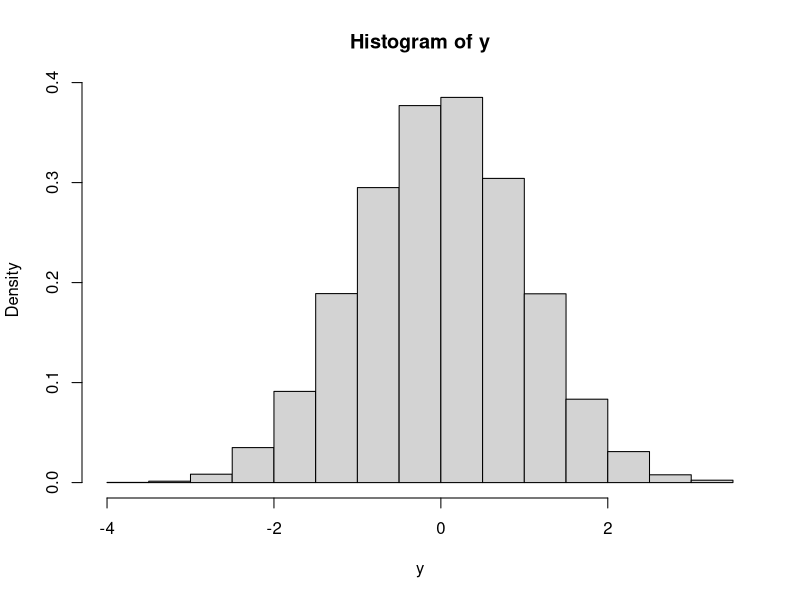
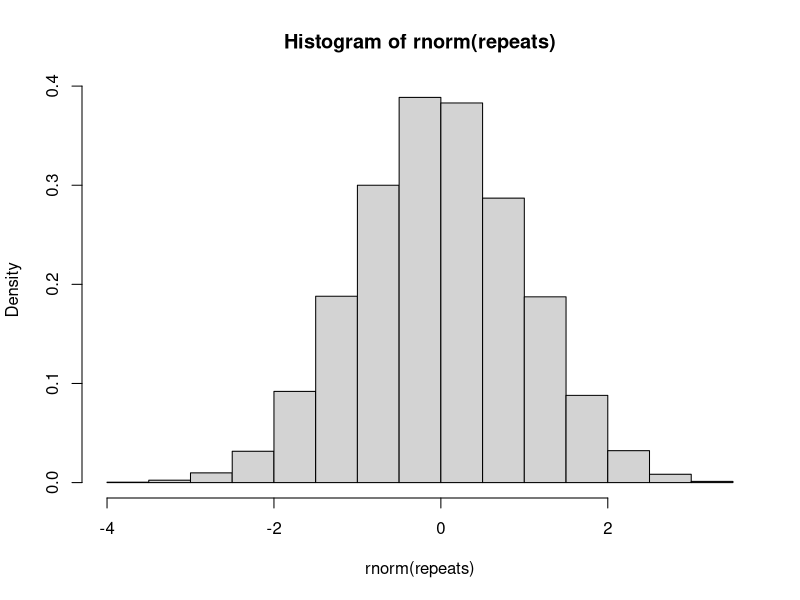

Recreate these plots in R, in order.
# ex 1

k = 3
repeats = 10000
p = 0.5

result_vec <- c()
for (i in 1:repeats ) {
  pos = 1
  while (TRUE) {
    if (pos == (k + 2) * 2 - 1) {
      result_vec[i] <- 0
      break
    }
    if (sample(c(0, 1), size = 1, replace = TRUE, prob = c(1 - p, p)) == 0) {
      if (pos >= k + 2) {
        result_vec[i] <- 1
      }
      else {
        result_vec[i] <- 0
      }
      break
    } else {
      pos <- pos + 1
    }
  }
}

sucs <- sum(result_vec)
print(paste("Simulated probability: ", sucs/repeats))

# ex 2
n = 10
repeats = 10000
v <- runif(n * repeats)
m <- matrix(v, n, repeats)
y <- colSums(m)
y <- y / c(n)
y <- y - c(0.5)
y <- y / c(sqrt((1/12)/n))
hist(y, probability = TRUE)
hist(rnorm(repeats), probability = TRUE)

# ex 4
TrafN = function(n)  {
  if (n > 6) return(0)
  repeats = 10000
  sucs = 0
  for (i in 1:repeats) {
    winner = sample(1:49, 6, replace = FALSE)
    my = sample(1:49, 6, replace = FALSE)
    inter = intersect(winner, my)
    if (length(inter) == n) {
      sucs = sucs + 1
    }
  }
  return (sucs/repeats)
}

Bankructwo = function(w3, w4, w5, w6, z, b, p) {
  sucs = 0
  for (i in 1:b) {
    balance = 0
    winner = sample(1:49, 6, replace = FALSE)
    for (j in 1:z) {
      balance = balance - p
      mycoupon = sample(1:49, 6, replace = FALSE)
      n = length(intersect(winner, mycoupon))
      prize = 0
      if (n == 6) prize = w6
      else if (n == 5) prize = w5
      else if (n == 4) prize = w4
      else if (n == 3) prize = w3
      balance = balance + prize
    }
    if (balance > 0) {
      sucs = sucs + 1
    }
  }
  return (sucs / b)
}

# Bankructwo(24, 300, 10000, 1000000, 3000, 100, 3)

# ex 5
# E[X] 
repeats = 10000
sum = 0
rate = 1
p = 0.6
q = 0.8
w = 0.1



for (i in 1:repeats) {
  T = 0
  x0 = rnorm(1, 10, 1)
  T = T + x0
  road <- c()
  color = sample(c(0, 1), 1, TRUE, c(1 - p, p))
  if (color == 1) {
    road[1] <- 0
  } else {
    road[1] <- rexp(1, rate)
  }
  
  for (j in 2:10) {
    if (road[j - 1] > 0) {
      color = sample(c(0, 1), 1, TRUE, c(1 - w, w))
      if (color == 1) {
        road[j] <- 0
      } else {
        road[j] <- rexp(1, rate)
      }
    } else {
      color = sample(c(0, 1), 1, TRUE, c(1 - q, q))
      if (color == 1) {
        road[j] <- 0
      } else {
        road[j] <- rexp(1, rate)
      }
    }
  }
  
  T = T + sum(road)
  sum = sum + T
}

print(paste("Mean: ", sum / repeats))

# P(T > 30)
repeats = 10000
sucs = 0
rate = 1
p = 0.6
q = 0.8
w = 0.1



for (i in 1:repeats) {
  T = 0
  x0 = rnorm(1, 10, 1)
  T = T + x0
  road <- c()
  color = sample(c(0, 1), 1, TRUE, c(1 - p, p))
  if (color == 1) {
    road[1] <- 0
  } else {
    road[1] <- rexp(1, rate)
  }
  
  for (j in 2:10) {
    if (road[j - 1] > 0) {
      color = sample(c(0, 1), 1, TRUE, c(1 - w, w))
      if (color == 1) {
        road[j] <- 0
      } else {
        road[j] <- rexp(1, rate)
      }
    } else {
      color = sample(c(0, 1), 1, TRUE, c(1 - q, q))
      if (color == 1) {
        road[j] <- 0
      } else {
        road[j] <- rexp(1, rate)
      }
    }
  }
  
  T = T + sum(road)
  if (T > 30) {
    sucs = sucs + 1
  }
}

print(paste("Bound of P(T > 30): ", sucs / repeats))

# ex 6

# states
dead = 1
sick = 2
lsick = 3
states = c(dead, sick, lsick)

sickp = c(0.3, 0.6, 0.1)
lsickp = c(0.1, 0.3, 0.6)

costs = c(0, 40000, 5000)

repeats = 100000
# starting with lsick
years = 0
cost = 0
for (i in 1:repeats) {
  mchain <- c(lsick)
  y = 1
  while(TRUE) {
    if (mchain[y] == dead) {
      break
    }
    
    newstate = switch(mchain[y], -1, sample(states, 1, prob = sickp), sample(states, 1, prob = lsickp))
    cost = cost + costs[mchain[y]]
    y = y + 1
    mchain[y] <- newstate
  }
  years = years + y - 1 # because of indeces in R 
}

print(paste("Slightly sick patient will be in hospital: ", years / repeats, " and it will cost ", cost / repeats))

# sick patient 
# starting with lsick
years = 0
cost = 0
for (i in 1:repeats) {
  mchain <- c(sick)
  y = 1
  while(TRUE) {
    if (mchain[y] == dead) {
      break
    }
    
    newstate = switch(mchain[y], -1, sample(states, 1, prob = sickp), sample(states, 1, prob = lsickp))
    cost = cost + costs[mchain[y]]
    y = y + 1
    mchain[y] <- newstate
  }
  years = years + y - 1 # because of indeces in R 
}

print(paste("Sick patient will be in hospital: ", years / repeats, " and it will cost ", cost / repeats))

# ex 8
# Zadanie 4. Dwójka przyjaciół chodzi do szkoły razem. Każdy z nich niezależnie przybywa
# na umówione skrzyżowanie o godzinie będącej zmienną losową z rozkładu jednostajnego
# na przedziale 7 : 00 − 7 : 20 i czeka na kompana 5 minut. Po tym czasie jeśli przyjaciel
# nie przyszedł osoba idzie sama do szkoły. Jakie jest prawdopodobieństwo, że przyjaciele
# pójdą razem? Powinno wyjsc 7/16

repeats = 100000 
sucs = 0

for (i in 1:repeats) {
  x1 = runif(1, 0, 20)
  x2 = runif(1, 0, 20)
  x = abs(x1 - x2)
  if (x <= 5) {
    sucs = sucs + 1
  }
}
print(paste("They meet with P = ", sucs / repeats))

# Expected k-th particle decay time, each particle ~ Exp(1), should end up with rate^-1(H_n - H_(n - k)
repeats = 100000
time = 0
rate = 1
n = 100
k = 60
for (i in 1:repeats) {
  t = 0
  particles = n
  j = 0
  while (j < k) {
    v = rexp(particles, rate)
    firsttime = min(v)
    t = t + firsttime
    j = j + 1
    particles = particles - 1
  }
  time = time + t
}

print(paste("Mean time of k-th particle decay: ", time / repeats))


















